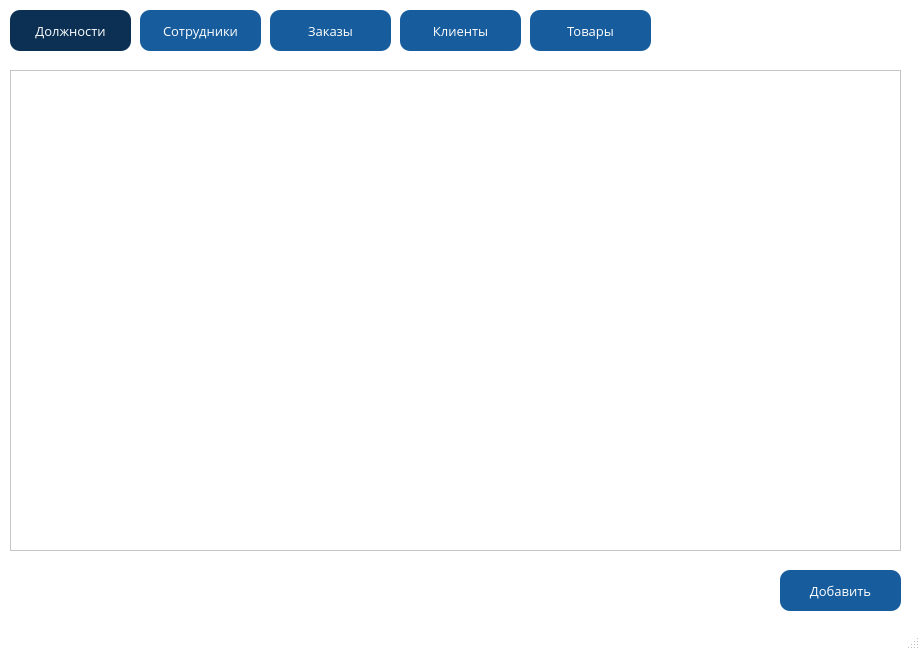
<?xml version="1.0" encoding="UTF-8"?>
<ui version="4.0">
 <class>official</class>
 <widget class="QMainWindow" name="official">
  <property name="windowModality">
   <enum>Qt::NonModal</enum>
  </property>
  <property name="geometry">
   <rect>
    <x>0</x>
    <y>0</y>
    <width>920</width>
    <height>650</height>
   </rect>
  </property>
  <property name="palette">
   <palette>
    <active>
     <colorrole role="WindowText">
      <brush brushstyle="SolidPattern">
       <color alpha="255">
        <red>0</red>
        <green>0</green>
        <blue>0</blue>
       </color>
      </brush>
     </colorrole>
     <colorrole role="Button">
      <brush brushstyle="SolidPattern">
       <color alpha="255">
        <red>255</red>
        <green>255</green>
        <blue>255</blue>
       </color>
      </brush>
     </colorrole>
     <colorrole role="BrightText">
      <brush brushstyle="SolidPattern">
       <color alpha="255">
        <red>0</red>
        <green>0</green>
        <blue>0</blue>
       </color>
      </brush>
     </colorrole>
     <colorrole role="ButtonText">
      <brush brushstyle="SolidPattern">
       <color alpha="255">
        <red>0</red>
        <green>0</green>
        <blue>0</blue>
       </color>
      </brush>
     </colorrole>
     <colorrole role="Base">
      <brush brushstyle="SolidPattern">
       <color alpha="255">
        <red>255</red>
        <green>255</green>
        <blue>255</blue>
       </color>
      </brush>
     </colorrole>
     <colorrole role="Window">
      <brush brushstyle="SolidPattern">
       <color alpha="255">
        <red>255</red>
        <green>255</green>
        <blue>255</blue>
       </color>
      </brush>
     </colorrole>
     <colorrole role="Shadow">
      <brush brushstyle="SolidPattern">
       <color alpha="255">
        <red>170</red>
        <green>170</green>
        <blue>127</blue>
       </color>
      </brush>
     </colorrole>
    </active>
    <inactive>
     <colorrole role="WindowText">
      <brush brushstyle="SolidPattern">
       <color alpha="255">
        <red>0</red>
        <green>0</green>
        <blue>0</blue>
       </color>
      </brush>
     </colorrole>
     <colorrole role="Button">
      <brush brushstyle="SolidPattern">
       <color alpha="255">
        <red>255</red>
        <green>255</green>
        <blue>255</blue>
       </color>
      </brush>
     </colorrole>
     <colorrole role="BrightText">
      <brush brushstyle="SolidPattern">
       <color alpha="255">
        <red>0</red>
        <green>0</green>
        <blue>0</blue>
       </color>
      </brush>
     </colorrole>
     <colorrole role="ButtonText">
      <brush brushstyle="SolidPattern">
       <color alpha="255">
        <red>0</red>
        <green>0</green>
        <blue>0</blue>
       </color>
      </brush>
     </colorrole>
     <colorrole role="Base">
      <brush brushstyle="SolidPattern">
       <color alpha="255">
        <red>255</red>
        <green>255</green>
        <blue>255</blue>
       </color>
      </brush>
     </colorrole>
     <colorrole role="Window">
      <brush brushstyle="SolidPattern">
       <color alpha="255">
        <red>255</red>
        <green>255</green>
        <blue>255</blue>
       </color>
      </brush>
     </colorrole>
     <colorrole role="Shadow">
      <brush brushstyle="SolidPattern">
       <color alpha="255">
        <red>170</red>
        <green>170</green>
        <blue>127</blue>
       </color>
      </brush>
     </colorrole>
    </inactive>
    <disabled>
     <colorrole role="WindowText">
      <brush brushstyle="SolidPattern">
       <color alpha="255">
        <red>120</red>
        <green>120</green>
        <blue>120</blue>
       </color>
      </brush>
     </colorrole>
     <colorrole role="Button">
      <brush brushstyle="SolidPattern">
       <color alpha="255">
        <red>255</red>
        <green>255</green>
        <blue>255</blue>
       </color>
      </brush>
     </colorrole>
     <colorrole role="BrightText">
      <brush brushstyle="SolidPattern">
       <color alpha="255">
        <red>0</red>
        <green>0</green>
        <blue>0</blue>
       </color>
      </brush>
     </colorrole>
     <colorrole role="ButtonText">
      <brush brushstyle="SolidPattern">
       <color alpha="255">
        <red>120</red>
        <green>120</green>
        <blue>120</blue>
       </color>
      </brush>
     </colorrole>
     <colorrole role="Base">
      <brush brushstyle="SolidPattern">
       <color alpha="255">
        <red>255</red>
        <green>255</green>
        <blue>255</blue>
       </color>
      </brush>
     </colorrole>
     <colorrole role="Window">
      <brush brushstyle="SolidPattern">
       <color alpha="255">
        <red>255</red>
        <green>255</green>
        <blue>255</blue>
       </color>
      </brush>
     </colorrole>
     <colorrole role="Shadow">
      <brush brushstyle="SolidPattern">
       <color alpha="255">
        <red>170</red>
        <green>170</green>
        <blue>127</blue>
       </color>
      </brush>
     </colorrole>
    </disabled>
   </palette>
  </property>
  <property name="font">
   <font>
    <family>Open Sans</family>
    <pointsize>10</pointsize>
   </font>
  </property>
  <property name="contextMenuPolicy">
   <enum>Qt::NoContextMenu</enum>
  </property>
  <property name="windowTitle">
   <string>Приложение</string>
  </property>
  <property name="windowIcon">
   <iconset>
    <normaloff>logo.png</normaloff>logo.png</iconset>
  </property>
  <property name="toolButtonStyle">
   <enum>Qt::ToolButtonIconOnly</enum>
  </property>
  <property name="dockNestingEnabled">
   <bool>false</bool>
  </property>
  <widget class="QWidget" name="centralwidget">
   <widget class="QTableView" name="tableView">
    <property name="geometry">
     <rect>
      <x>10</x>
      <y>70</y>
      <width>891</width>
      <height>481</height>
     </rect>
    </property>
   </widget>
   <widget class="QPushButton" name="pushButton">
    <property name="enabled">
     <bool>false</bool>
    </property>
    <property name="geometry">
     <rect>
      <x>10</x>
      <y>10</y>
      <width>121</width>
      <height>41</height>
     </rect>
    </property>
    <property name="font">
     <font>
      <family>Open Sans</family>
      <pointsize>10</pointsize>
     </font>
    </property>
    <property name="styleSheet">
     <string notr="true">QPushButton {
    border-radius:  10px;
    background-color:  rgb(11, 48, 84);
    color:  rgb(255, 255, 255);
}</string>
    </property>
    <property name="text">
     <string>Должности</string>
    </property>
   </widget>
   <widget class="QPushButton" name="pushButton_2">
    <property name="enabled">
     <bool>true</bool>
    </property>
    <property name="geometry">
     <rect>
      <x>140</x>
      <y>10</y>
      <width>121</width>
      <height>41</height>
     </rect>
    </property>
    <property name="font">
     <font>
      <family>Open Sans</family>
      <pointsize>10</pointsize>
      <kerning>true</kerning>
     </font>
    </property>
    <property name="styleSheet">
     <string notr="true">QPushButton {
    border-radius:  10px;
    background-color:  rgb(23, 92, 157);
    color:  rgb(255, 255, 255);
}

QPushButton:pressed {
    background-color:  rgb(11, 48, 84);
}</string>
    </property>
    <property name="text">
     <string>Сотрудники</string>
    </property>
    <property name="checkable">
     <bool>false</bool>
    </property>
    <property name="autoRepeat">
     <bool>false</bool>
    </property>
    <property name="autoExclusive">
     <bool>false</bool>
    </property>
   </widget>
   <widget class="QPushButton" name="pushButton_3">
    <property name="geometry">
     <rect>
      <x>270</x>
      <y>10</y>
      <width>121</width>
      <height>41</height>
     </rect>
    </property>
    <property name="font">
     <font>
      <family>Open Sans</family>
      <pointsize>10</pointsize>
     </font>
    </property>
    <property name="styleSheet">
     <string notr="true">QPushButton {
    border-radius:  10px;
    background-color:  rgb(23, 92, 157);
    color:  rgb(255, 255, 255);
}

QPushButton:pressed {
    background-color:  rgb(11, 48, 84);
}</string>
    </property>
    <property name="text">
     <string>Заказы</string>
    </property>
   </widget>
   <widget class="QPushButton" name="pushButton_4">
    <property name="geometry">
     <rect>
      <x>400</x>
      <y>10</y>
      <width>121</width>
      <height>41</height>
     </rect>
    </property>
    <property name="font">
     <font>
      <family>Open Sans</family>
      <pointsize>10</pointsize>
     </font>
    </property>
    <property name="styleSheet">
     <string notr="true">QPushButton {
    border-radius:  10px;
    background-color:  rgb(23, 92, 157);
    color:  rgb(255, 255, 255);
}

QPushButton:pressed {
    background-color:  rgb(11, 48, 84);
}</string>
    </property>
    <property name="text">
     <string>Клиенты</string>
    </property>
   </widget>
   <widget class="QPushButton" name="pushButton_5">
    <property name="geometry">
     <rect>
      <x>530</x>
      <y>10</y>
      <width>121</width>
      <height>41</height>
     </rect>
    </property>
    <property name="font">
     <font>
      <family>Open Sans</family>
      <pointsize>10</pointsize>
     </font>
    </property>
    <property name="styleSheet">
     <string notr="true">QPushButton {
    border-radius:  10px;
    background-color:  rgb(23, 92, 157);
    color:  rgb(255, 255, 255);
}

QPushButton:pressed {
    background-color:  rgb(11, 48, 84);
}</string>
    </property>
    <property name="text">
     <string>Товары</string>
    </property>
   </widget>
   <widget class="QPushButton" name="pushButton_6">
    <property name="geometry">
     <rect>
      <x>780</x>
      <y>570</y>
      <width>121</width>
      <height>41</height>
     </rect>
    </property>
    <property name="font">
     <font>
      <family>Open Sans</family>
      <pointsize>10</pointsize>
     </font>
    </property>
    <property name="styleSheet">
     <string notr="true">QPushButton {
    border-radius:  10px;
    background-color:  rgb(23, 92, 157);
    color:  rgb(255, 255, 255);
}

QPushButton:pressed {
    background-color:  rgb(11, 48, 84);
}</string>
    </property>
    <property name="text">
     <string>Добавить</string>
    </property>
   </widget>
  </widget>
  <widget class="QMenuBar" name="menubar">
   <property name="geometry">
    <rect>
     <x>0</x>
     <y>0</y>
     <width>920</width>
     <height>21</height>
    </rect>
   </property>
  </widget>
  <widget class="QStatusBar" name="statusbar"/>
 </widget>
 <resources/>
 <connections/>
</ui>
